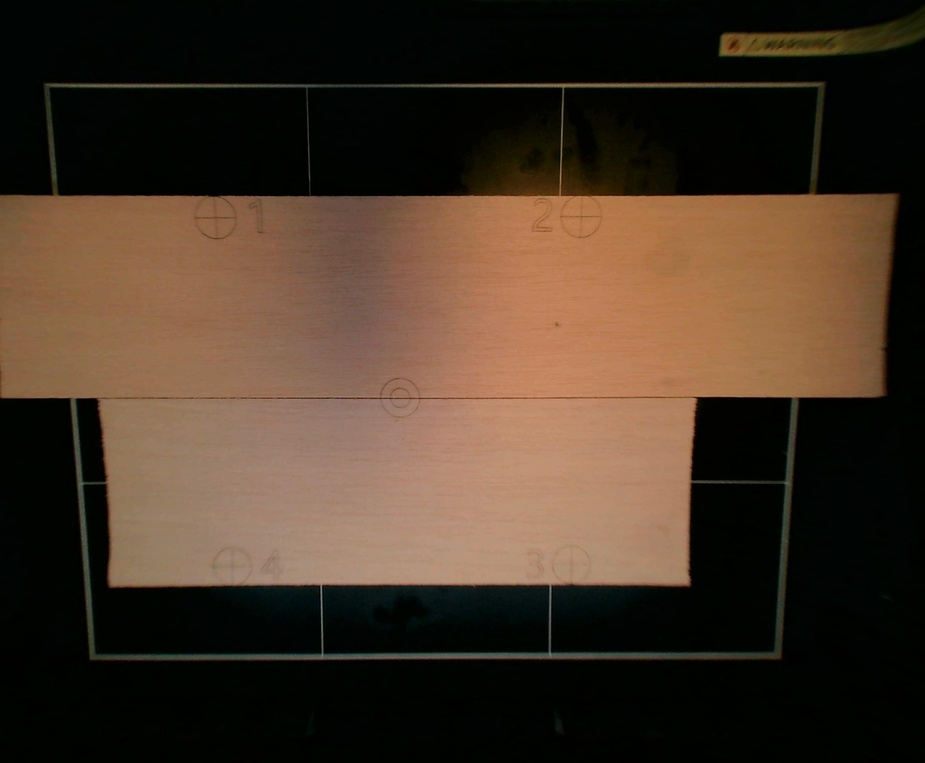
#> input picture tests/data/real_align_basswood.jpg, 925 x 763 px, shrunk from 2592 x 2138 before the run
$ python -i core.py   (imports and definitions only)
#> lines starting #> are read from the running program, lines starting #| are printed output that depends on the picture
#> further down, picture is the input picture: shape (763, 925, 3); mean B, G, R 38, 52.1, 68.3
"""Camera calibration from the printed bed grid of a laser engraver.

Model
-----
Pinhole camera with OpenCV's 5-term distortion (k1, k2, p1, p2, k3) looking at the bed plane Z=0.
World coordinates are millimetres in the app's "world space":  X = canvas x,  Y = H - canvas y
(canvas y grows towards the front of the machine; world Y grows towards the back).

Pipeline
--------
1. Start from a prior model (the existing calibration or a built-in default).
2. Coarse alignment: brute-force image shift that best overlays the predicted grid on the ridges.
3. Model-guided ridge search: sample points along every template line, search along the image
   normal for the thin bright line (top-hat filtered), sub-pixel peak.
4. Robust non-linear least squares of all camera parameters (+ free border-line positions):
   residual = perpendicular image distance of each detection to its projected line.
5. Repeat 3-4 with a shrinking search radius, rejecting outliers.
6. Export K, D, NewK, WorldMatrix in Falcon Design Space's convention.
"""

import cv2
import numpy as np
from . import lm

NP = 14  # f, cx, cy, k1, k2, p1, p2, k3, rx, ry, rz, tx, ty, tz  (+ optional extra distortion terms)
# Extra OpenCV distortion terms appended after the 14 base parameters, per lens model:
#   5  -> k1 k2 p1 p2 k3                    (classic)
#   8  -> + k4 k5 k6                         (rational)
#   12 -> + k4 k5 k6 s1 s2 s3 s4             (rational + thin prism)
#   "prism" -> stored as 12 terms with k4..k6 held at 0 (default: the rational terms are
#              numerically unstable on this lens, thin prism captures the decentring/tilt)
LENS_MODELS = {5: 0, 8: 3, 12: 7, "prism": 7}
DEFAULT_LENS_MODEL = "prism"
FREE_RANGE_MM = 12.0  # how far a "free" template line may move from its nominal position


class CalibrationError(Exception):
    pass


# --------------------------------------------------------------------------- template

class Template:
    # [16 lines left out: functions __init__, positions, not called in this run]

    def kinds(self):
        return np.array([l[0] == "v" for l in self.lines])

    # [152 lines left out: functions sample_params, world, along, unpack, distort_normalized, project and 5 more, not called in this run]


# --------------------------------------------------------------------------- image features

def ridge_image(bgr):
    g = bgr if bgr.ndim == 2 else cv2.cvtColor(bgr, cv2.COLOR_BGR2GRAY)
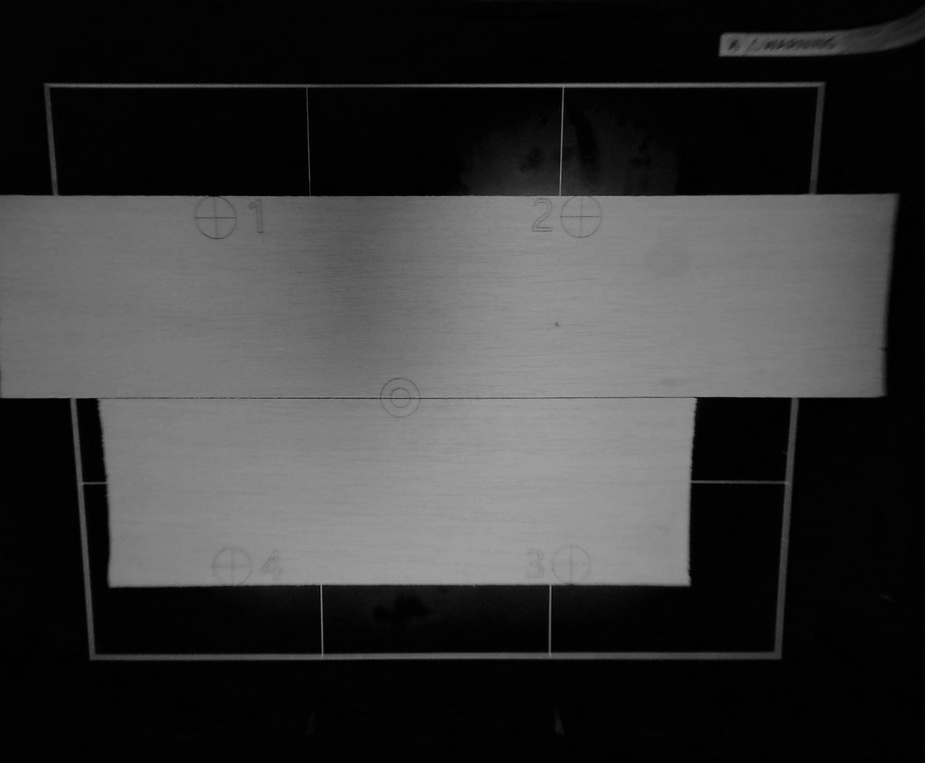
#> g: shape (763, 925); min 0, max 161, mean 55.3
    g = g.astype(np.float32)
    th = cv2.morphologyEx(g, cv2.MORPH_TOPHAT, cv2.getStructuringElement(cv2.MORPH_RECT, (31, 31)))
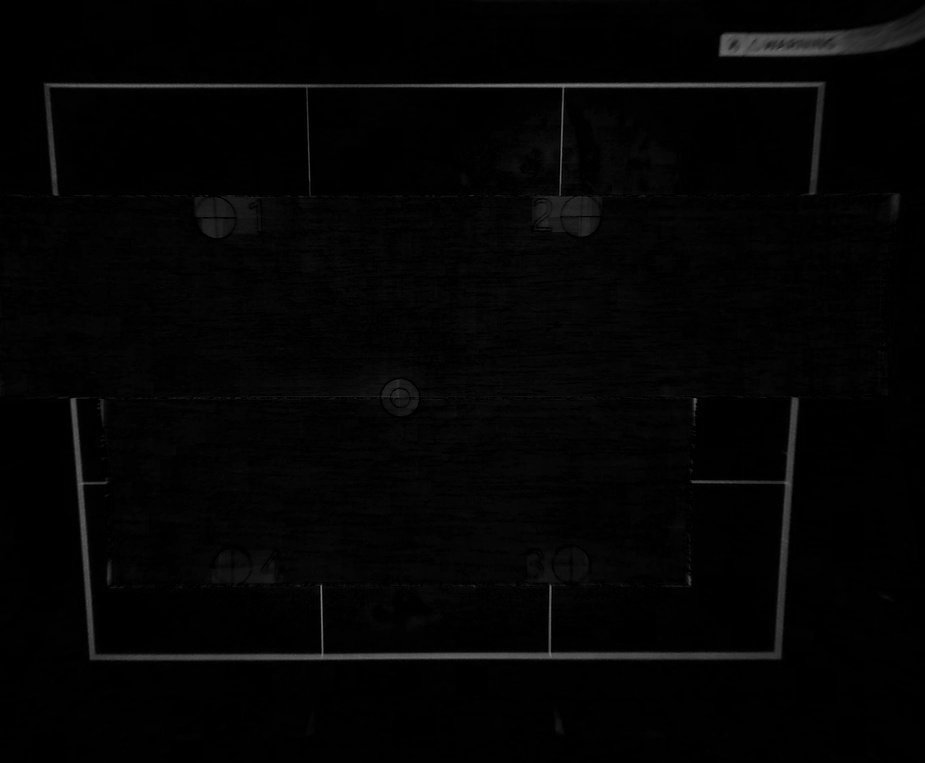
#> th: shape (763, 925) float32; min 0, max 122, mean 4
    return cv2.GaussianBlur(th, (0, 0), 1.2)
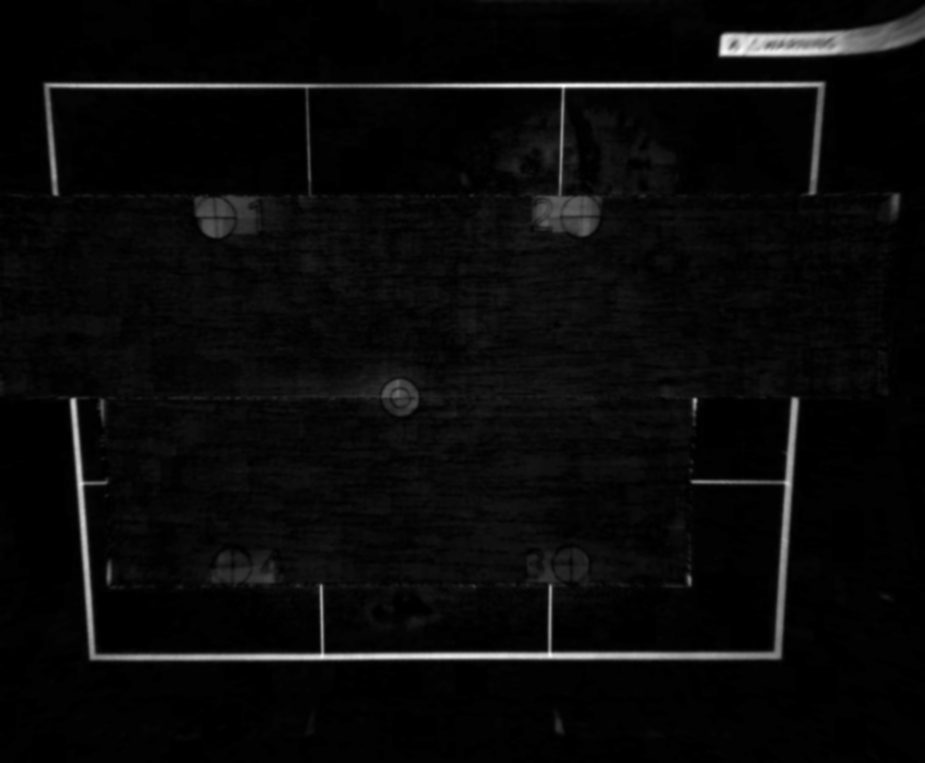
#> returned value: shape (763, 925) float32; min 0, max 99.63, mean 4; drawn with min black and max white


def sample_image(img, x, y):
    return cv2.remap(img, x.astype(np.float32), y.astype(np.float32), cv2.INTER_LINEAR,
                     borderMode=cv2.BORDER_CONSTANT, borderValue=0)


# [80 lines left out: functions coarse_shift, detect, scan_free_line, not called in this run]


# --------------------------------------------------------------------------- fitting

class Fitter:
    # [238 lines left out: functions __init__, residuals, bounds, fit, convert_prior, calibrate and 6 more, not called in this run]

>>> import cv2
>>> picture = cv2.imread('../../tests/data/real_align_basswood.jpg')
>>> result = ridge_image(picture)
